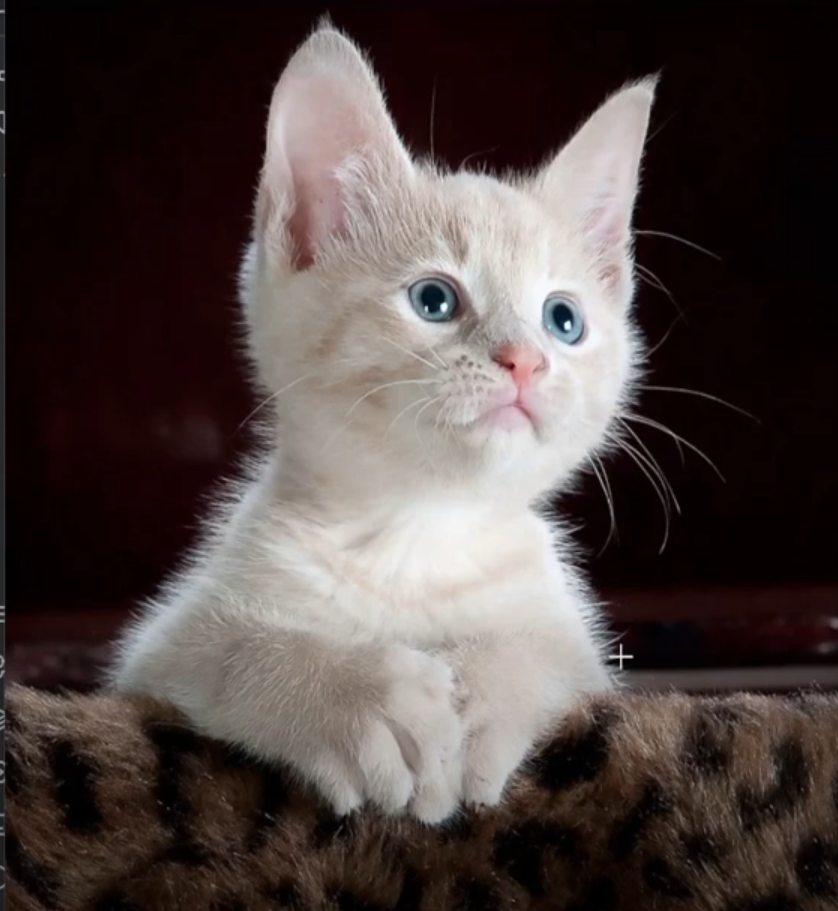
#> input picture OpenCV/Segmentación de Imágenes/Gato.png, 838 x 911 px
$ python segmentacion.py
#> lines starting #> are read from the running program, lines starting #| are printed output that depends on the picture
#> further down, im is the input picture: shape (911, 838, 3); mean B, G, R 66, 68.1, 78.8
import cv2 as cv
import matplotlib.pyplot as plt
import numpy as np

def segmentacion(im):

    im_gray = cv.cvtColor(im,cv.COLOR_BGR2GRAY)
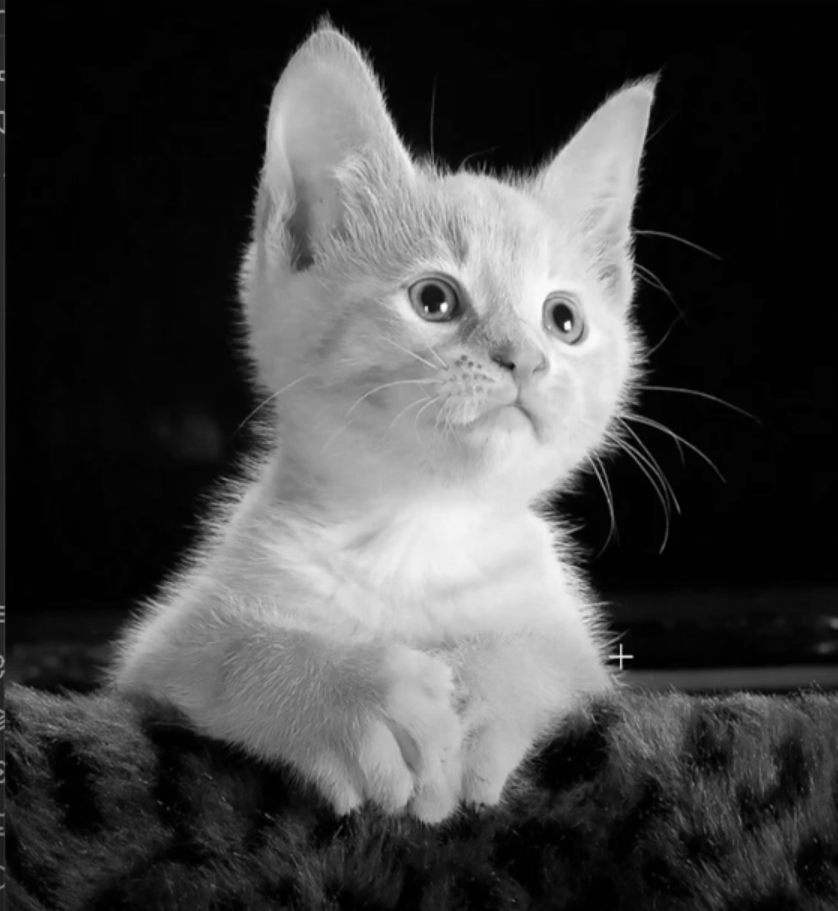
#> im_gray: shape (911, 838); min 0, max 252, mean 68.7

    mask = np.zeros(im_gray.shape,np.uint8)
    bgdModel = np.zeros((1,65),np.float64)
    fgdModel = np.zeros((1,65),np.float64)
    x0 = 130
    y0 = 40
    x1 = 670
    y1 = 850
    region = (x0, y0, x1-x0, y1-y0)
    iteraciones = 1

    cv.grabCut(im,mask,region,bgdModel,fgdModel,iteraciones,cv.GC_INIT_WITH_RECT)

    mascara_gato = np.where((mask == 2) | (mask == 0),0,1).astype('uint8')  # Convierte los valores de 2 y 0 a 0. Lo demás a 1.
    im_gato = im*mascara_gato[:,:,np.newaxis]
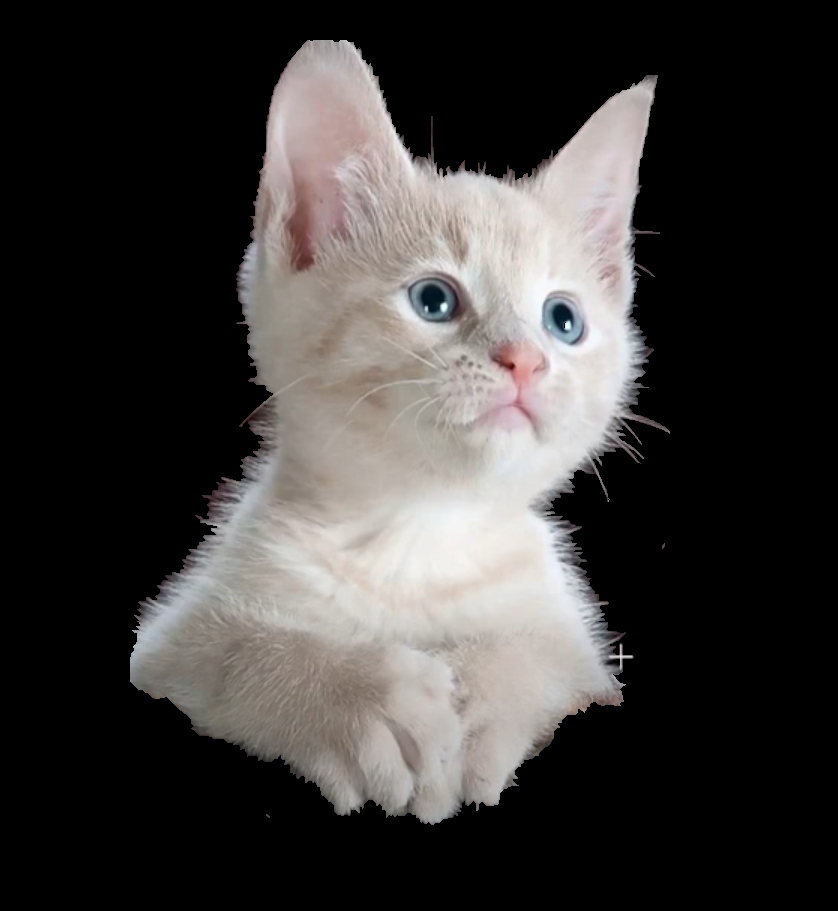
#> im_gato: shape (911, 838, 3); mean R, G, B 61.7, 59.1, 58

    plt.figure()

    plt.subplot(2,4,1)
    plt.imshow(im, cmap='gray')
    plt.title("Foto")

    plt.subplot(2,4,2)
    plt.imshow(mask, cmap='gray')
    plt.title("Mascara")

    plt.subplot(2,4,3)
    plt.imshow(im_gato)
    plt.title("Gato")

    plt.show()
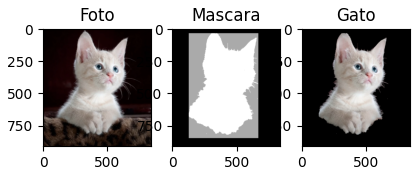
#> figure drawn by matplotlib, 3 panels


if __name__ == '__main__':
    im = cv.imread("Gato.png")
    im = cv.cvtColor(im,cv.COLOR_BGR2RGB)

    segmentacion(im)

$ run again, with OpenCV/Segmentación de Imágenes/Figuras.png copied over OpenCV/Segmentación de Imágenes/Gato.png
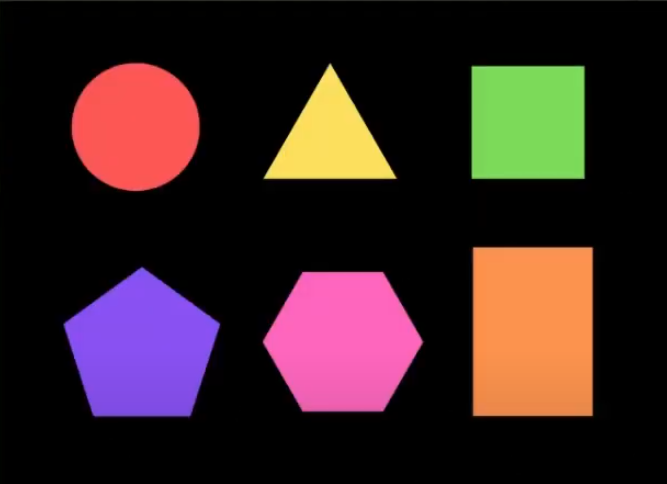
#> input picture OpenCV/Segmentación de Imágenes/Figuras.png, 667 x 484 px
#> im is the input picture: shape (484, 667, 3); mean B, G, R 35.9, 35.9, 56.6
#> in segmentacion, `im_gray = cv.cvtColor(im,cv.COLOR_BGR2GRAY)`:
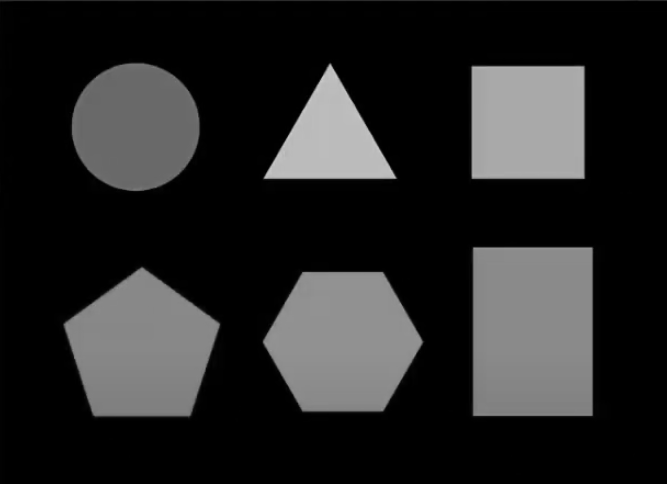
#> im_gray: shape (484, 667); min 0, max 203, mean 38.3
#> in segmentacion, `plt.show()`:
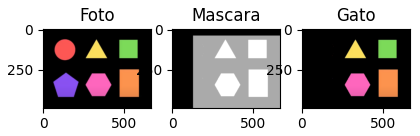
#> figure drawn by matplotlib, 3 panels
